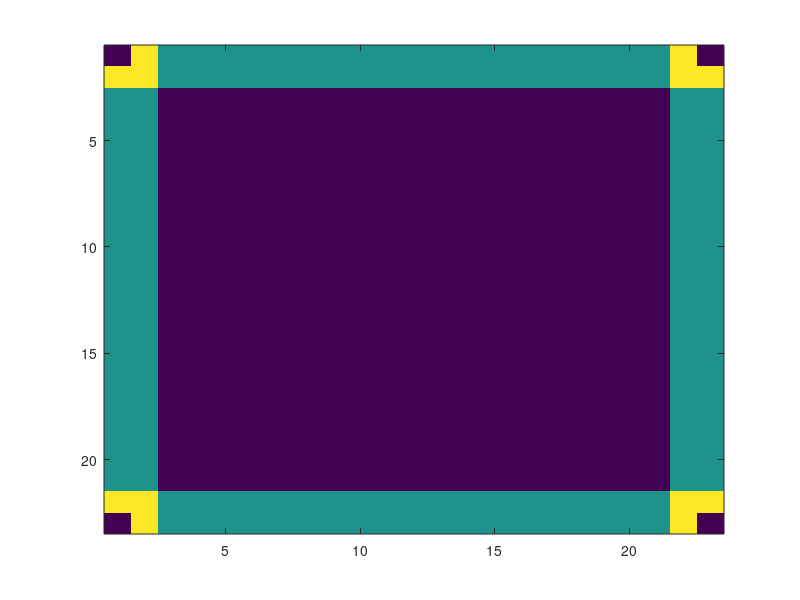

Write MATLAB code to recreate this figure. (Note: this script raises an error after producing the figure.)
clc;clear;close all;
number_sand = 10000; 
N=23;% table length
M=23;% table width
sand_pile = zeros(N,M); 
avalanche_count = 0;
Mean_matrix = zeros(number_sand,1);

avalanche_matrix = zeros(10000,1); % create a empty matrix

for i=1:number_sand 
    pause(0.001)

    sand_pile(1,1:N) = sand_pile(1,1:N) + 3;
    sand_pile(1:N,1) = sand_pile(1:N,1) + 3;
    sand_pile(N,1:N) = sand_pile(N,1:N) + 3;
    sand_pile(1:N,N) = sand_pile(1:N,N) + 3;

    [x_coord_tops,y_coord_tops] = find(sand_pile>3);
    number_top = length(x_coord_tops);
    
    avalanche_matrix(i,1) = number_top;
    
    while number_top > 0
        for j = 1: number_top
            if x_coord_tops(j)==1 || y_coord_tops(j)==1 || x_coord_tops(j)==N || y_coord_tops(j)==M   % or        
            sand_pile(x_coord_tops(j),y_coord_tops(j))=sand_pile(x_coord_tops(j),y_coord_tops(j))-4;
            avalanche_count = avalanche_count + 1;
                if x_coord_tops(j)+1 <= N
            sand_pile(x_coord_tops(j)+1,y_coord_tops(j))=sand_pile(x_coord_tops(j)+1,y_coord_tops(j))+1;
                end
                if x_coord_tops(j)-1 >= 1
            sand_pile(x_coord_tops(j)-1,y_coord_tops(j))=sand_pile(x_coord_tops(j)-1,y_coord_tops(j))+1;
                end
                if y_coord_tops(j)+1 <= M
            sand_pile(x_coord_tops(j),y_coord_tops(j)+1)=sand_pile(x_coord_tops(j),y_coord_tops(j)+1)+1;
                end
                if y_coord_tops(j)-1 >= 1
            sand_pile(x_coord_tops(j),y_coord_tops(j)-1)=sand_pile(x_coord_tops(j),y_coord_tops(j)-1)+1;
                end
                if x_coord_tops(j)+1 >= N/2-1 && x_coord_tops(j)+1 <= N/2+1
                   sand_pile(x_coord_tops(j)+1,y_coord_tops(j))=sand_pile(x_coord_tops(j)+1,y_coord_tops(j))+0;
                end
                if y_coord_tops(j)+1 >= M/2-1 && y_coord_tops(j)+1 <= M/2+1
                   sand_pile(x_coord_tops(j),y_coord_tops(j)+1)=sand_pile(x_coord_tops(j),y_coord_tops(j)+1)+0;
                end
            else
            sand_pile(x_coord_tops(j),y_coord_tops(j))=sand_pile(x_coord_tops(j),y_coord_tops(j))-4;
            sand_pile(x_coord_tops(j)+1,y_coord_tops(j))=sand_pile(x_coord_tops(j)+1,y_coord_tops(j))+1;
            sand_pile(x_coord_tops(j)-1,y_coord_tops(j))=sand_pile(x_coord_tops(j)-1,y_coord_tops(j))+1;
            sand_pile(x_coord_tops(j),y_coord_tops(j)+1)=sand_pile(x_coord_tops(j),y_coord_tops(j)+1)+1;
            sand_pile(x_coord_tops(j),y_coord_tops(j)-1)=sand_pile(x_coord_tops(j),y_coord_tops(j)-1)+1;
            end
            
        end
        [x_coord_tops,y_coord_tops] = find(sand_pile>3);
        number_top = length(x_coord_tops);
        % need to record size here.
         avalanche_matrix(i,1) = avalanche_matrix(i,1) + number_top;
         
    end
Mean_matrix(i,1) = mean(sand_pile,"all");
imagesc(sand_pile)

empty_sandpile=zeros(N,M);
empty_sandpile=gpuArray(empty_sandpile);

for t=1:((((N)+1)/2)-1)
    M2 = sand_pile(t:(N-(t-1)),t:(M-(t-1)));
    M2=gpuArray(M2);
    Length_matrix=length(M2);
    Length_matrix=gpuArray(Length_matrix);

    M1=zeros(length(M2),length(M2)); 
    M1=gpuArray(M1);

    [x_coord,y_coord]= find(M2>=0);
    x_coord = gpuArray(x_coord);
    y_coord = gpuArray(y_coord);   
    for k=1:length(x_coord)
        if (x_coord(k) == 1) && (y_coord(k) == 1)
            M1(x_coord(k),y_coord(k)+1) = M2(x_coord(k),y_coord(k));
        elseif (x_coord(k) == 1) && (y_coord(k) == Length_matrix)
            M1(x_coord(k)+1,y_coord(k)) = M2(x_coord(k),y_coord(k)); 
        elseif (x_coord(k) == Length_matrix) && (y_coord(k) == Length_matrix)
            M1(x_coord(k),y_coord(k)-1) = M2(x_coord(k),y_coord(k));
        elseif (x_coord(k) == Length_matrix) && (y_coord(k) == 1)
            M1(x_coord(k)-1,y_coord(k)) = M2(x_coord(k),y_coord(k));
        elseif (x_coord(k) == 1) && (y_coord(k) ~= 1) && (y_coord(k) ~= Length_matrix)
            M1(x_coord(k),y_coord(k)+1) = M2(x_coord(k),y_coord(k));
        elseif (y_coord(k) == Length_matrix) && (x_coord(k)~=1) && (x_coord(k)~=Length_matrix)
            M1(x_coord(k)+1,y_coord(k)) = M2(x_coord(k),y_coord(k)); 
        elseif (x_coord(k) == Length_matrix) && (y_coord(k) ~= Length_matrix) && (y_coord(k) ~= 1)
            M1(x_coord(k),y_coord(k)-1) = M2(x_coord(k),y_coord(k));
        elseif (y_coord(k) == 1) && (x_coord(k)~=1) && (x_coord(k)~=Length_matrix)
            M1(x_coord(k)-1,y_coord(k)) = M2(x_coord(k),y_coord(k));
        end
    end
empty_sandpile(t:(N-(t-1)),t:(N-(t-1)))=M1;
empty_sandpile((N+1)/2,(N+1)/2)=sand_pile((N+1)/2,(N+1)/2);
end

sand_pile=empty_sandpile;


end

